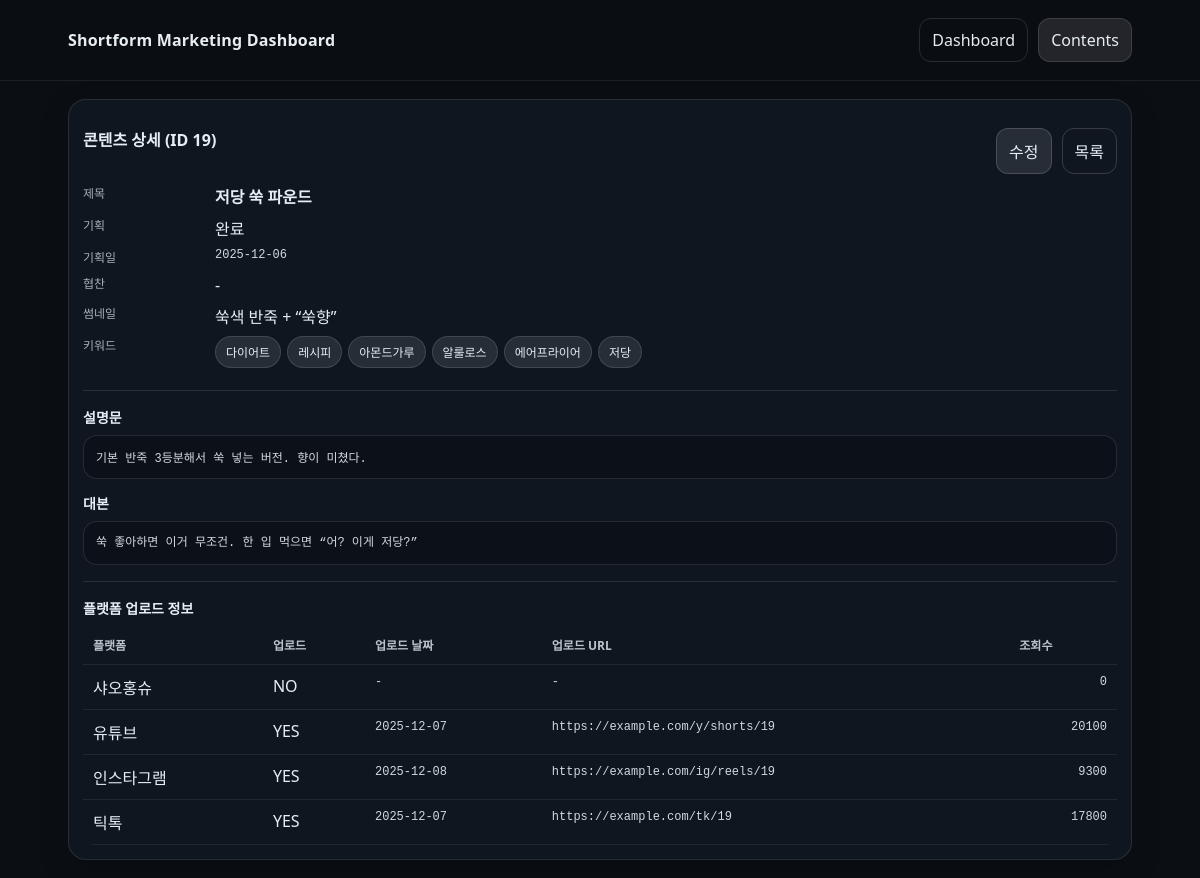
Before: /contents/19 with the older database file.
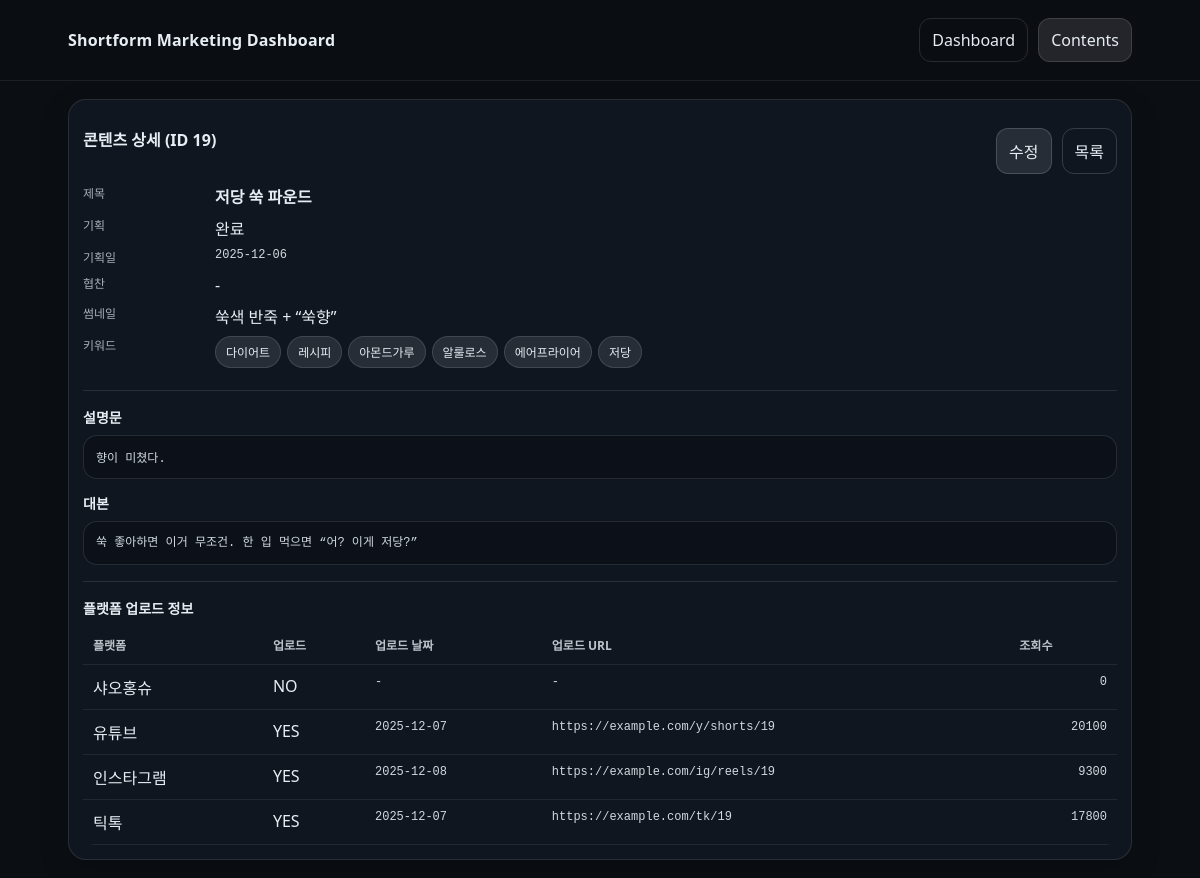
After: the same page with the newer database file.
### tables this page shows
CREATE TABLE contents (
  content_id INTEGER PRIMARY KEY AUTOINCREMENT,
  plan_done INTEGER NOT NULL DEFAULT 0,
  plan_date TEXT,
  title TEXT NOT NULL,
  description TEXT,
  script TEXT,
  thumbnail_concept TEXT,
  sponsored INTEGER NOT NULL DEFAULT 0,
  created_at TEXT DEFAULT (datetime('now'))
);

### app.py (the view)
@app.route("/contents/<int:content_id>")
def content_detail(content_id: int):
    con = get_db()
    cur = con.cursor()
    content = cur.execute("SELECT * FROM contents WHERE content_id=?", (content_id,)).fetchone()
    if not content:
        con.close()
        abort(404)
    platforms = cur.execute("""
        SELECT p.name, cp.is_uploaded, cp.upload_date, cp.upload_url, COALESCE(cp.views,0) AS views
        FROM platforms p
        LEFT JOIN content_platform cp
          ON cp.platform_id = p.platform_id AND cp.content_id = ?
        ORDER BY p.name
    """, (content_id,)).fetchall()
    keywords = cur.execute("""
        SELECT k.keyword
        FROM content_keyword ck
        JOIN keywords k ON k.keyword_id = ck.keyword_id
        WHERE ck.content_id=?
        ORDER BY k.keyword
    """, (content_id,)).fetchall()
    con.close()
    return render_template(
        "content_detail.html",
        app_title=APP_TITLE,
        content=content,
        platforms=platforms,
        keywords=keywords
    )

### app.py (called while the page is built)
def get_db():
    con = sqlite3.connect(DB_PATH)
    con.row_factory = sqlite3.Row
    return con

### templates/content_detail.html (shortened to what this page needs)
<!doctype html>
<html lang="ko">
<head>
  <link rel="stylesheet" href="{{ url_for('static', filename='style.css') }}">
</head>
<body>
  <header class="topbar">
    <div class="wrap">
      <div class="brand">{{ app_title }}</div>
      <nav class="nav">
        <a class="navlink" href="/">Dashboard</a>
        <a class="navlink active" href="/contents">Contents</a>
      </nav>
    </div>
  </header>
  <main class="wrap">
    <section class="panel">
      <div class="titlebar">
        <h2>콘텐츠 상세 (ID {{ content["content_id"] }})</h2>
        <div class="actions">
          <a class="btn" href="/contents/{{ content['content_id'] }}/edit">수정</a>
          <a class="btn ghost" href="/contents">목록</a>
        </div>
      </div>
      <div class="kv">
        <div class="k">제목</div><div class="v"><b>{{ content["title"] }}</b></div>
        <div class="k">기획</div><div class="v">{{ "완료" if content["plan_done"]==1 else "미완료" }}</div>
        <div class="k">기획일</div><div class="v mono">{{ content["plan_date"] or "-" }}</div>
        <div class="k">협찬</div><div class="v">{{ "협찬" if content["sponsored"]==1 else "-" }}</div>
        <div class="k">썸네일</div><div class="v">{{ content["thumbnail_concept"] or "-" }}</div>
        <div class="k">키워드</div>
        <div class="v">
          {% if keywords|length == 0 %}-{% else %}
            {% for kw in keywords %}<span class="chip">{{ kw["keyword"] }}</span>{% endfor %}
          {% endif %}
        </div>
      </div>
      <hr class="hr" />
      <h3 class="h3">설명문</h3>
      <div class="box mono">{{ content["description"] or "-" }}</div>
      <h3 class="h3" style="margin-top:14px;">대본</h3>
      <div class="box mono pre">{{ content["script"] or "-" }}</div>
      <hr class="hr" />
      <h3 class="h3">플랫폼 업로드 정보</h3>
      <table class="table">
        <thead>
          <tr>
            <th>플랫폼</th>
            <th>업로드</th>
            <th>업로드 날짜</th>
            <th>업로드 URL</th>
            <th class="right">조회수</th>
          </tr>
        </thead>
        <tbody>
          {% for p in platforms %}
          <tr>
            <td>{{ p["name"] }}</td>
            <td>{{ "YES" if p["is_uploaded"]==1 else "NO" }}</td>
            <td class="mono">{{ p["upload_date"] or "-" }}</td>
            <td class="mono">{{ p["upload_url"] or "-" }}</td>
            <td class="right mono">{{ p["views"] }}</td>
          </tr>
          {% endfor %}
        </tbody>
      </table>
    </section>
  </main>
</body>
</html>

Changed rows visible on the page:
changed contents "저당 쑥 파운드": description "기본 반죽 3등분해서 쑥 넣는 버전. 향이 미쳤다." → "향이 미쳤다."
